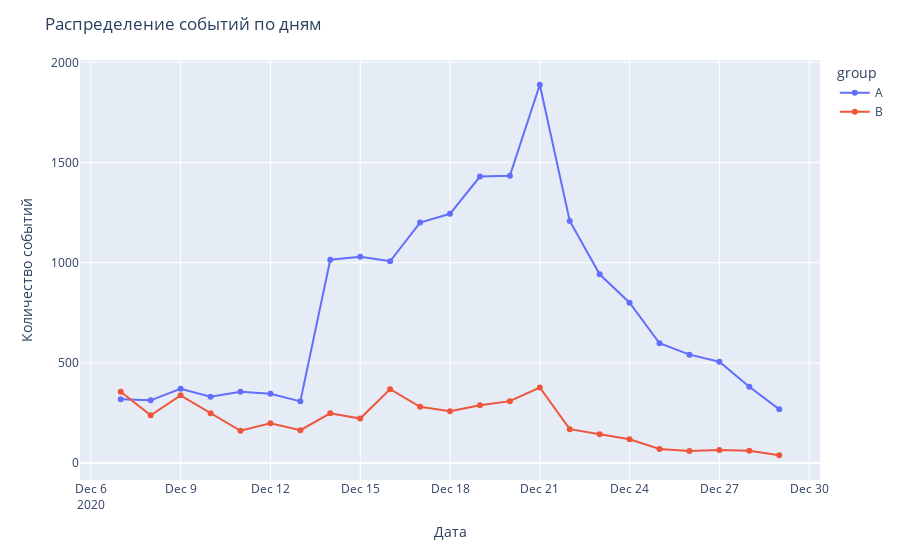

Write notebook code for a chart like this one.
### Markdown cell above
### Динамика количества событий в группах теста по дням: изучите распределение числа событий по дням и сравните динамику групп теста между собой.

### Code cell
# гуппируем датасет по лайфтайму и считаем количество событий
tabl=dataset.groupby(by=['event_dt','group'], as_index=False).agg({'event_name':'count'})
tabl.columns=['event_dt','group','qual']
tabl
#строим график
fig=px.line(tabl,x='event_dt',y='qual',markers=True, color='group')
fig.update_layout(title='Распределение событий по дням',\
                 xaxis_title='Дата', yaxis_title='Количество событий')
fig.show()

### Figure 1 — Plotly figure (JSON) as saved in the notebook; plotly's stock layout.template omitted (floating-point values rounded to 4 significant figures)
{"data": [{"hovertemplate": "group=A<br>event_dt=%{x}<br>qual=%{y}<extra></extra>", "legendgroup": "A", "line": {"color": "#636efa", "dash": "solid"}, "marker": {"symbol": "circle"}, "mode": "markers+lines", "name": "A", "orientation": "v", "showlegend": true, "type": "scatter", "x": ["2020-12-07T00:00:00", "2020-12-08T00:00:00", "2020-12-09T00:00:00", "2020-12-10T00:00:00", "2020-12-11T00:00:00", "2020-12-12T00:00:00", "2020-12-13T00:00:00", "2020-12-14T00:00:00", "2020-12-15T00:00:00", "2020-12-16T00:00:00", "2020-12-17T00:00:00", "2020-12-18T00:00:00", "2020-12-19T00:00:00", "2020-12-20T00:00:00", "2020-12-21T00:00:00", "2020-12-22T00:00:00", "2020-12-23T00:00:00", "2020-12-24T00:00:00", "2020-12-25T00:00:00", "2020-12-26T00:00:00", "2020-12-27T00:00:00", "2020-12-28T00:00:00", "2020-12-29T00:00:00"], "xaxis": "x", "y": [318, 313, 371, 331, 356, 346, 308, 1015, 1030, 1007, 1200, 1244, 1430, 1434, 1888, 1208, 942, 800, 598, 541, 506, 381, 268], "yaxis": "y"}, {"hovertemplate": "group=B<br>event_dt=%{x}<br>qual=%{y}<extra></extra>", "legendgroup": "B", "line": {"color": "#EF553B", "dash": "solid"}, "marker": {"symbol": "circle"}, "mode": "markers+lines", "name": "B", "orientation": "v", "showlegend": true, "type": "scatter", "x": ["2020-12-07T00:00:00", "2020-12-08T00:00:00", "2020-12-09T00:00:00", "2020-12-10T00:00:00", "2020-12-11T00:00:00", "2020-12-12T00:00:00", "2020-12-13T00:00:00", "2020-12-14T00:00:00", "2020-12-15T00:00:00", "2020-12-16T00:00:00", "2020-12-17T00:00:00", "2020-12-18T00:00:00", "2020-12-19T00:00:00", "2020-12-20T00:00:00", "2020-12-21T00:00:00", "2020-12-22T00:00:00", "2020-12-23T00:00:00", "2020-12-24T00:00:00", "2020-12-25T00:00:00", "2020-12-26T00:00:00", "2020-12-27T00:00:00", "2020-12-28T00:00:00", "2020-12-29T00:00:00"], "xaxis": "x", "y": [356, 238, 338, 249, 161, 199, 164, 248, 222, 369, 281, 259, 288, 309, 377, 169, 144, 119, 70, 60, 65, 61, 39], "yaxis": "y"}], "layout": {"legend": {"title": {"text": "group"}, "tracegroupgap": 0}, "margin": {"t": 60}, "title": {"text": "Распределение событий по дням"}, "xaxis": {"anchor": "y", "domain": [0, 1], "title": {"text": "Дата"}}, "yaxis": {"anchor": "x", "domain": [0, 1], "title": {"text": "Количество событий"}}}}
